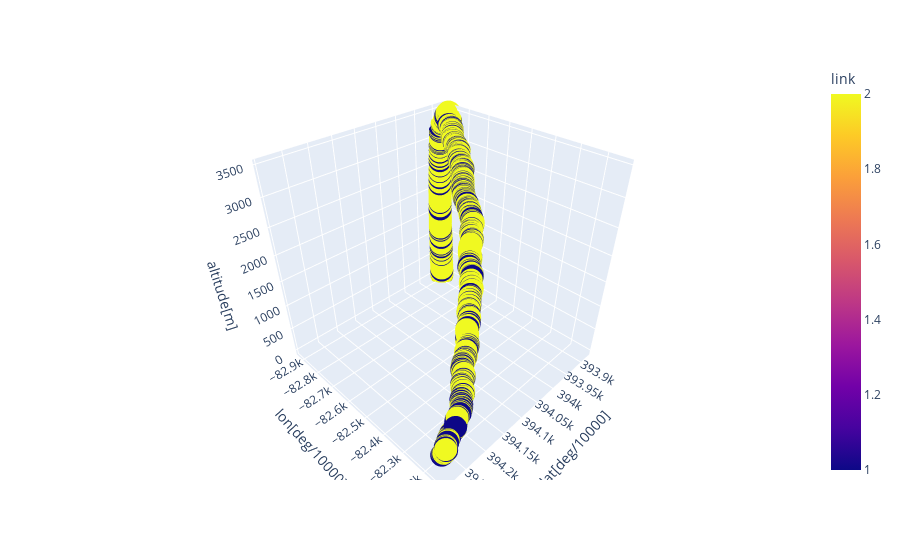

This figure's notebook cell:
### Code cell
# Plot 3D GPS coordinates
pos3d = px.scatter_3d(log, x = log["lat[deg/10000]"], y = log["lon[deg/10000]"], z = log["altitude[m]"], color = log['link'])
pos3d.show()

### Figure 1 — Plotly figure (JSON) as saved in the notebook; plotly's stock layout.template omitted (floating-point values rounded to 4 significant figures; data arrays with more than 128 entries replaced by an {"elided": "..."} marker saying what was removed)
{"data": [{"hovertemplate": "lat[deg/10000]=%{x}<br>lon[deg/10000]=%{y}<br>altitude[m]=%{z}<br>link=%{marker.color}<extra></extra>", "legendgroup": "", "marker": {"color": {"elided": "5808 int values"}, "coloraxis": "coloraxis", "symbol": "circle"}, "mode": "markers", "name": "", "scene": "scene", "showlegend": false, "type": "scatter3d", "x": {"elided": "5808 int values"}, "y": {"elided": "5808 int values"}, "z": {"elided": "5808 int values"}}], "layout": {"coloraxis": {"colorbar": {"title": {"text": "link"}}, "colorscale": [[0, "#0d0887"], [0.1111, "#46039f"], [0.2222, "#7201a8"], [0.3333, "#9c179e"], [0.4444, "#bd3786"], [0.5556, "#d8576b"], [0.6667, "#ed7953"], [0.7778, "#fb9f3a"], [0.8889, "#fdca26"], [1, "#f0f921"]]}, "legend": {"tracegroupgap": 0}, "margin": {"t": 60}, "scene": {"domain": {"x": [0, 1], "y": [0, 1]}, "xaxis": {"title": {"text": "lat[deg/10000]"}}, "yaxis": {"title": {"text": "lon[deg/10000]"}}, "zaxis": {"title": {"text": "altitude[m]"}}}}}
